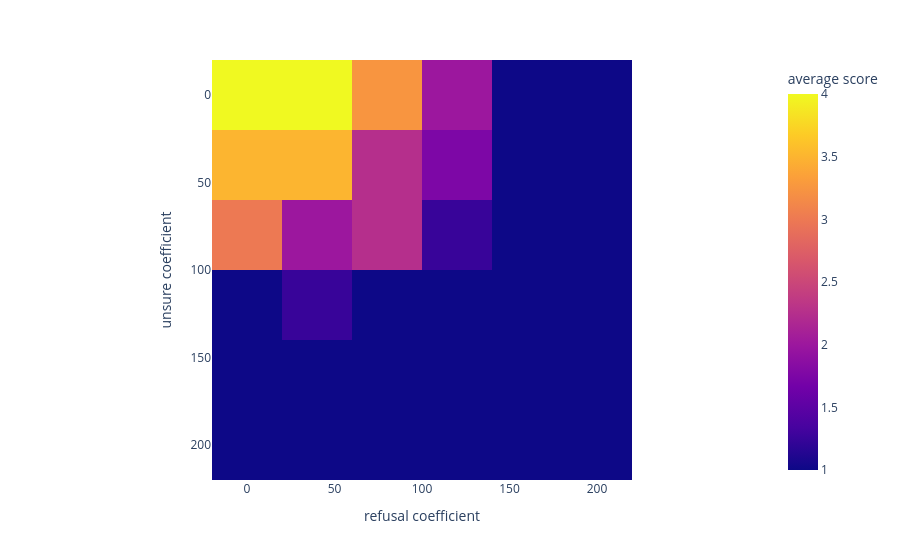

Notebook code cell kept with this figure:
### Code cell
visualize_megatable(megatable)

### Figure 1 — Plotly figure (JSON) as saved in the notebook; plotly's stock layout.template omitted (floating-point values rounded to 4 significant figures)
{"data": [{"coloraxis": "coloraxis", "hovertemplate": "refusal coefficient: %{x}<br>unsure coefficient: %{y}<br>average score: %{z}<extra></extra>", "name": "0", "type": "heatmap", "x": [0, 40, 80, 120, 160, 200], "xaxis": "x", "y": [0, 40, 80, 120, 160, 200], "yaxis": "y", "z": [[4, 4, 3.25, 2, 1, 1], [3.5, 3.5, 2.25, 1.75, 1, 1], [3, 2, 2.25, 1.25, 1, 1], [1, 1.25, 1, 1, 1, 1], [1, 1, 1, 1, 1, 1], [1, 1, 1, 1, 1, 1]]}], "layout": {"coloraxis": {"colorbar": {"title": {"text": "average score"}}, "colorscale": [[0, "#0d0887"], [0.1111, "#46039f"], [0.2222, "#7201a8"], [0.3333, "#9c179e"], [0.4444, "#bd3786"], [0.5556, "#d8576b"], [0.6667, "#ed7953"], [0.7778, "#fb9f3a"], [0.8889, "#fdca26"], [1, "#f0f921"]]}, "margin": {"t": 60}, "xaxis": {"anchor": "y", "constrain": "domain", "domain": [0, 1], "scaleanchor": "y", "title": {"text": "refusal coefficient"}}, "yaxis": {"anchor": "x", "autorange": "reversed", "constrain": "domain", "domain": [0, 1], "title": {"text": "unsure coefficient"}}}}
